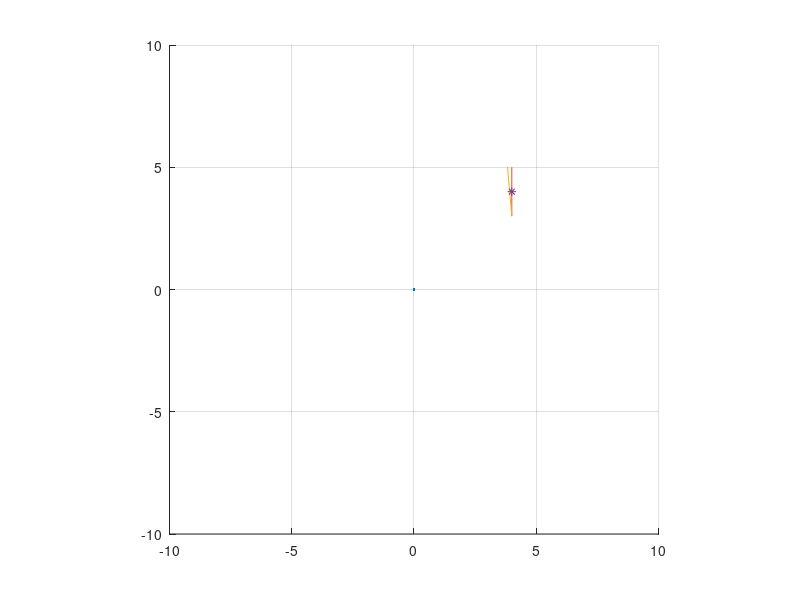

Reproduce this figure in MATLAB. (Note: this script raises an error after producing the figure.)
clear functions

Ts = 0.01;

m = 1;
a = 1;
I = 1;
g = 9.80665;

% close all

x = 4;
y = 4;
psi = pi/2;
x_dot = 0;
y_dot = 0;
psi_dot = 0;

theta = 5*pi/180;
F = m*g + 0.1;
u = [F; theta];

clc
X = [...
	x; ...
	y; ...
	psi; ...
	x_dot; ...
	y_dot; ...
	psi_dot; ...
	]

figure(1)
cla
hold on
grid on
axis equal
sk = 10;
xlim([-sk, sk])
ylim([-sk, sk])

track = plot(0,0,'.');

rocket_x = @(XX, UU) [XX(1) - cos(XX(3))*a, XX(1) + cos(XX(3))*a];
rocket_y = @(XX, UU) [XX(2) - sin(XX(3))*a, XX(2) + sin(XX(3))*a];

thurst_x = @(XX, UU) [XX(1) - cos(XX(3))*a, XX(1) - cos(XX(3))*a + cos(XX(3) + UU(2))*((2*a*UU(1))/(m*g))];
thurst_y = @(XX, UU) [XX(2) - sin(XX(3))*a, XX(2) - sin(XX(3))*a + sin(XX(3) + UU(2))*((2*a*UU(1))/(m*g))];

rocket = plot(rocket_x(X, u), rocket_y(X, u));
thrust = plot(thurst_x(X, u), thurst_y(X, u));
rocketcg = plot(X(1), X(2), '*');

%%

F = m*g + 0.1;
theta = 5*pi/180;

u = [F; theta];

figure(1)

axis equal
xlim([-sk, sk])
ylim([-sk, sk])

p = [I; a; g; m];

PP{1} = p;
PP{2} = [];

for i = 1:inf
clc
X = get_simulate(@get_symgen_step, X, u, Ts, p)
disp(i)

if mod(i, 10) == 0
    rocket.XData = rocket_x(X, u);
    rocket.YData = rocket_y(X, u);
    rocketcg.XData = X(1);
    rocketcg.YData = X(2); 
    track.XData = [track.XData, X(1)];
    track.YData = [track.YData, X(2)];
    
    thrust.XData = thurst_x(X, u);
    thrust.YData = thurst_y(X, u);
    
    drawnow
end

if abs(X(1)) > 10 || X(2) < 0
    return
end

end


